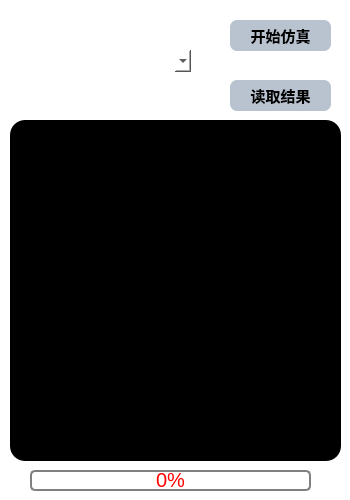
      <widget class="QWidget" name="ANSYS_system" native="true">
       <property name="minimumSize">
        <size>
         <width>350</width>
         <height>0</height>
        </size>
       </property>
       <property name="maximumSize">
        <size>
         <width>350</width>
         <height>16777215</height>
        </size>
       </property>
       <property name="font">
        <font>
         <pointsize>15</pointsize>
        </font>
       </property>
       <property name="styleSheet">
        <string notr="true">QWidget
{
background-color: rgb(255, 255, 255);
border-radius:15px;	
}
QPushButton#GenerateButton
{
background-color: rgba(0, 37, 84,70);
}
QPushButton#GenerateButton:hover
{
background-color: rgba(0, 37, 84,170);
}
QPushButton#GenerateButton_2
{
background-color: rgba(0, 37, 84,70);
}
QPushButton#GenerateButton_2:hover
{
background-color: rgba(0, 37, 84,170);
}</string>
       </property>
       <widget class="QChartView" name="widget" native="true">
        <property name="geometry">
         <rect>
          <x>10</x>
          <y>120</y>
          <width>331</width>
          <height>341</height>
         </rect>
        </property>
        <property name="styleSheet">
         <string notr="true">background-color: rgb(0, 0, 0);</string>
        </property>
       </widget>
       <widget class="QPushButton" name="GenerateButton">
        <property name="geometry">
         <rect>
          <x>230</x>
          <y>20</y>
          <width>101</width>
          <height>31</height>
         </rect>
        </property>
        <property name="sizePolicy">
         <sizepolicy hsizetype="Minimum" vsizetype="Preferred">
          <horstretch>0</horstretch>
          <verstretch>0</verstretch>
         </sizepolicy>
        </property>
        <property name="maximumSize">
         <size>
          <width>120</width>
          <height>16777215</height>
         </size>
        </property>
        <property name="font">
         <font>
          <pointsize>11</pointsize>
          <weight>75</weight>
          <bold>true</bold>
         </font>
        </property>
        <property name="styleSheet">
         <string notr="true">border-radius: 7px;</string>
        </property>
        <property name="text">
         <string>开始仿真</string>
        </property>
        <property name="icon">
         <iconset resource="images.qrc">
          <normaloff>:/Mainpart/images/ligtning.png</normaloff>:/Mainpart/images/ligtning.png</iconset>
        </property>
        <property name="iconSize">
         <size>
          <width>20</width>
          <height>20</height>
         </size>
        </property>
       </widget>
       <widget class="QPushButton" name="GenerateButton_2">
        <property name="geometry">
         <rect>
          <x>230</x>
          <y>80</y>
          <width>101</width>
          <height>31</height>
         </rect>
        </property>
        <property name="sizePolicy">
         <sizepolicy hsizetype="Minimum" vsizetype="Preferred">
          <horstretch>0</horstretch>
          <verstretch>0</verstretch>
         </sizepolicy>
        </property>
        <property name="maximumSize">
         <size>
          <width>120</width>
          <height>16777215</height>
         </size>
        </property>
        <property name="font">
         <font>
          <pointsize>11</pointsize>
          <weight>75</weight>
          <bold>true</bold>
         </font>
        </property>
        <property name="styleSheet">
         <string notr="true">border-radius: 7px;</string>
        </property>
        <property name="text">
         <string>读取结果</string>
        </property>
        <property name="icon">
         <iconset resource="images.qrc">
          <normaloff>:/Mainpart/images/file_open.png</normaloff>:/Mainpart/images/file_open.png</iconset>
        </property>
        <property name="iconSize">
         <size>
          <width>20</width>
          <height>20</height>
         </size>
        </property>
       </widget>
       <widget class="QComboBox" name="filename">
        <property name="geometry">
         <rect>
          <x>20</x>
          <y>50</y>
          <width>171</width>
          <height>22</height>
         </rect>
        </property>
        <property name="font">
         <font>
          <family>微软雅黑</family>
          <pointsize>12</pointsize>
         </font>
        </property>
       </widget>
       <widget class="QProgressBar" name="progressBar1">
        <property name="geometry">
         <rect>
          <x>30</x>
          <y>470</y>
          <width>281</width>
          <height>21</height>
         </rect>
        </property>
        <property name="styleSheet">
         <string notr="true">QProgressBar {
    border: 2px solid grey;
    border-radius: 5px;
    text-align: center;
    color:#ff0000;
}
QProgressBar::chunk {
    background-color: #05B8CC;
    width: 20px;
    margin: 0.5px;
}</string>
        </property>
        <property name="value">
         <number>0</number>
        </property>
       </widget>
      </widget>
